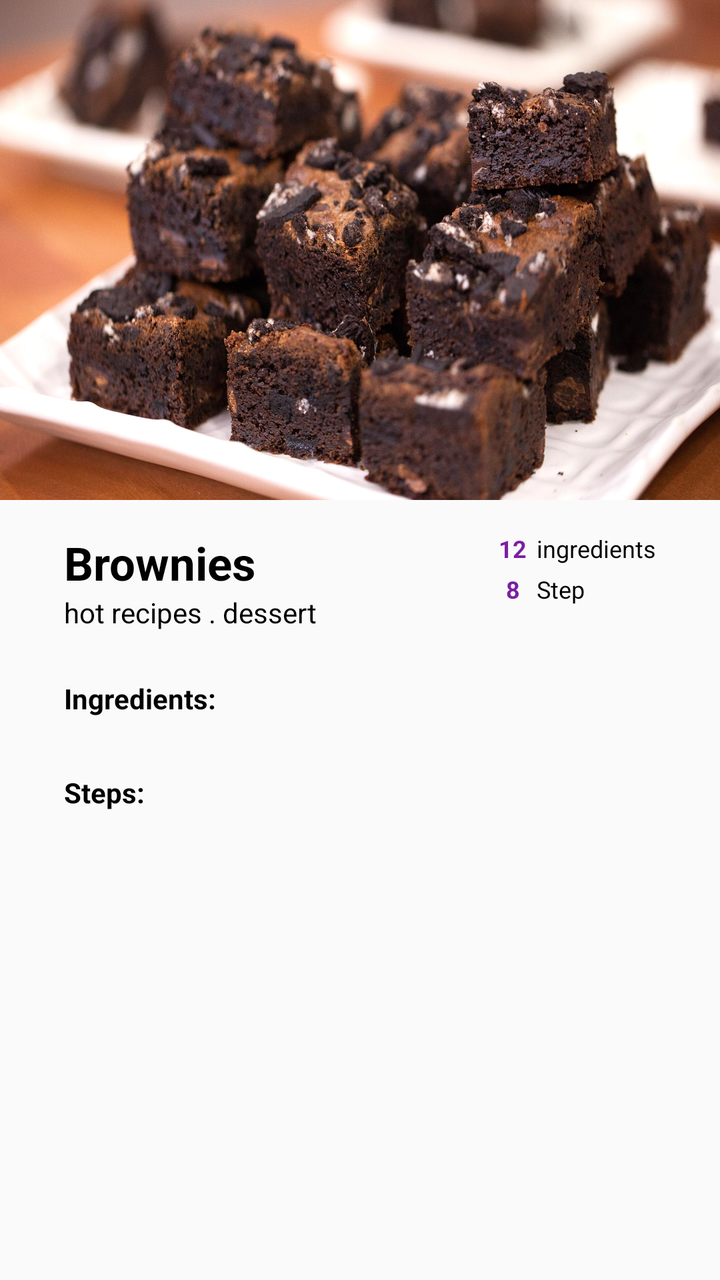
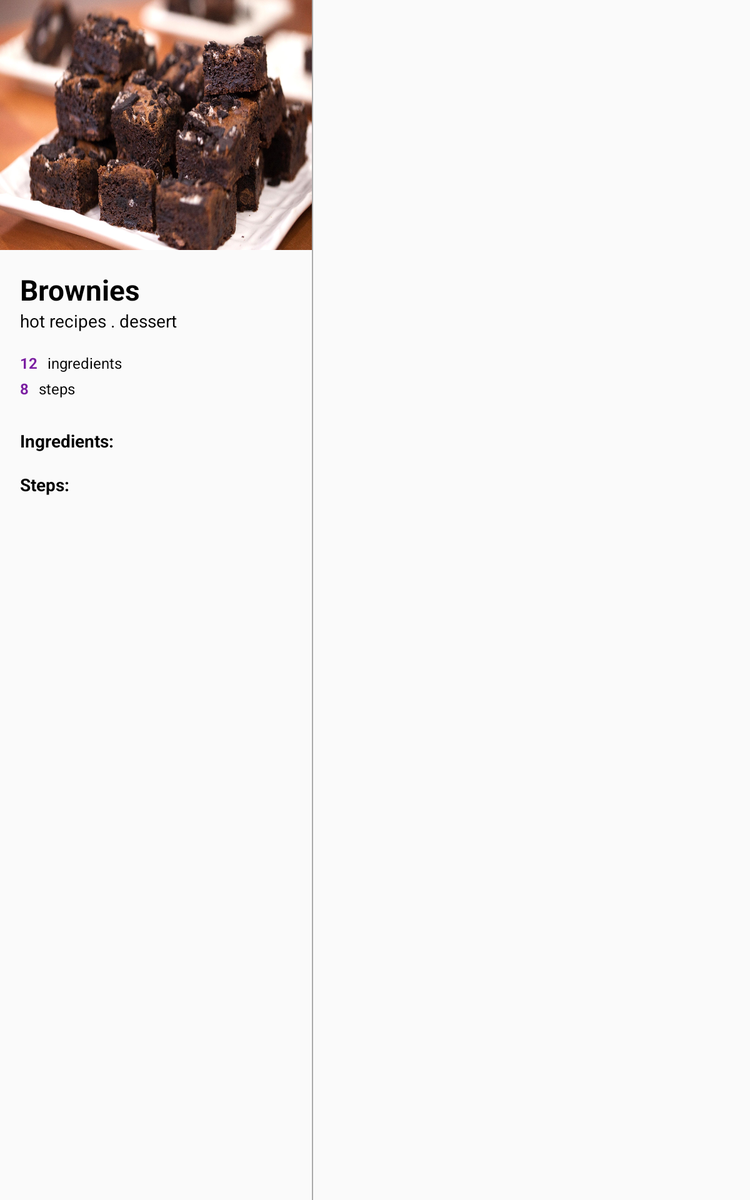

The same Android screen from two of the app's own layout files: first res/layout/ as a phone draws it, then the repository's variant for another configuration, drawn on a device whose configuration selects that folder. Both files follow.
<!-- AndroidManifest.xml: application theme AppTheme -->
<!-- res/layout/activity_details.xml -->
<?xml version="1.0" encoding="utf-8"?>
<ScrollView xmlns:android="http://schemas.android.com/apk/res/android"
    xmlns:app="http://schemas.android.com/apk/res-auto"
    xmlns:tools="http://schemas.android.com/tools"
    android:id="@+id/scroll_view"
    android:layout_width="match_parent"
    android:layout_height="match_parent">

    
    <androidx.constraintlayout.widget.ConstraintLayout
        android:layout_width="match_parent"
        android:layout_height="wrap_content"
        tools:context=".ui.details.DetailsActivity">


        
        <androidx.recyclerview.widget.RecyclerView
            android:id="@+id/recycler_view_steps"
            android:layout_width="match_parent"
            android:layout_height="wrap_content"
            android:layout_marginTop="4dp"
            android:paddingBottom="32dp"
            app:layout_constraintEnd_toEndOf="parent"
            app:layout_constraintHorizontal_bias="0.0"
            app:layout_constraintStart_toStartOf="parent"
            app:layout_constraintTop_toBottomOf="@+id/tv_step_label" />


        
        <TextView
            android:id="@+id/tv_step_label"
            style="@style/LabelRecyclerView"
            android:text="@string/steps_label"
            app:layout_constraintStart_toStartOf="parent"
            app:layout_constraintTop_toBottomOf="@+id/recycler_view_ingredient" />


        
        <ImageView
            android:id="@+id/image"
            android:layout_width="match_parent"
            android:layout_height="250dp"
            android:contentDescription="@string/recipe_image"
            android:scaleType="fitXY"
            app:layout_constraintEnd_toEndOf="parent"
            app:layout_constraintStart_toStartOf="parent"
            app:layout_constraintTop_toTopOf="parent"
            tools:src="@drawable/brown" />


        
        <androidx.recyclerview.widget.RecyclerView
            android:id="@+id/recycler_view_ingredient"
            android:layout_width="match_parent"
            android:layout_height="wrap_content"
            android:layout_marginTop="4dp"
            app:layout_constraintEnd_toEndOf="parent"
            app:layout_constraintHorizontal_bias="0.0"
            app:layout_constraintStart_toStartOf="parent"
            app:layout_constraintTop_toBottomOf="@+id/tv_ingredient_label" />


        
        <TextView
            android:id="@+id/tv_ingredient_label"
            style="@style/LabelRecyclerView"
            android:text="@string/ingredients_label"
            app:layout_constraintStart_toStartOf="parent"
            app:layout_constraintTop_toBottomOf="@+id/tv_sub_name" />


        
        <TextView
            android:id="@+id/tv_recipe_name"
            android:layout_width="wrap_content"
            android:layout_height="wrap_content"
            android:layout_marginStart="32dp"
            android:layout_marginTop="16dp"
            android:textColor="@color/black"
            android:textSize="23sp"
            android:textStyle="bold"
            app:layout_constraintStart_toStartOf="parent"
            app:layout_constraintTop_toBottomOf="@+id/image"
            tools:text="Brownies" />


        
        <TextView
            android:id="@+id/tv_sub_name"
            android:layout_width="wrap_content"
            android:layout_height="wrap_content"
            android:layout_marginStart="32dp"
            android:text="@string/hot_recipes_dessert"
            android:textColor="@color/black"
            app:layout_constraintStart_toStartOf="parent"
            app:layout_constraintTop_toBottomOf="@+id/tv_recipe_name" />


        
        <TextView
            android:id="@+id/tv_num_ingred"
            style="@style/NumbersStepsIngredients"
            android:layout_marginTop="16dp"
            android:layout_marginEnd="5dp"
            app:layout_constraintEnd_toStartOf="@+id/textView5"
            app:layout_constraintTop_toBottomOf="@+id/image"
            tools:text="12" />


        
        <TextView
            android:id="@+id/tv_num_steps"
            style="@style/NumbersStepsIngredients"
            android:layout_marginTop="4dp"
            app:layout_constraintEnd_toEndOf="@+id/tv_num_ingred"
            app:layout_constraintStart_toStartOf="@+id/tv_num_ingred"
            app:layout_constraintTop_toBottomOf="@+id/tv_num_ingred"
            tools:text="8" />


        
        <TextView
            android:id="@+id/textView5"
            style="@style/MiniLabels"
            android:layout_marginTop="16dp"
            android:layout_marginEnd="32dp"
            android:text="@string/ingredient"
            app:layout_constraintEnd_toEndOf="parent"
            app:layout_constraintTop_toBottomOf="@+id/image" />


        
        <TextView
            android:id="@+id/textView7"
            style="@style/MiniLabels"
            android:text="@string/step"
            app:layout_constraintBottom_toBottomOf="@+id/tv_num_steps"
            app:layout_constraintStart_toStartOf="@+id/textView5"
            app:layout_constraintTop_toTopOf="@+id/tv_num_steps" />


        
        <ImageButton
            android:id="@+id/iv_back"
            style="@style/Widget.AppCompat.Button.Borderless"
            android:layout_width="wrap_content"
            android:layout_height="wrap_content"
            android:contentDescription="@string/back_button"
            android:elevation="8dp"
            app:layout_constraintStart_toStartOf="parent"
            app:layout_constraintTop_toTopOf="parent"
            app:srcCompat="@drawable/baseline_arrow_back_white_48" />


    </androidx.constraintlayout.widget.ConstraintLayout>
</ScrollView>
<!-- resources referenced by this layout -->
<resources>
  <color name="black">#000</color>
  <!-- drawable brown: jpg bitmap (drawable-hdpi, 215481 bytes) -->
  <string name="back_button">Back button</string>
  <string name="hot_recipes_dessert">hot recipes . dessert</string>
  <string name="ingredient">ingredients</string>
  <string name="ingredients_label">Ingredients:</string>
  <string name="recipe_image">recipe image</string>
  <string name="step">Step</string>
  <string name="steps_label">Steps:</string>
  <style name="LabelRecyclerView">
          <item name="android:layout_height">wrap_content</item>
          <item name="android:layout_width">wrap_content</item>
          <item name="android:layout_marginStart">32dp</item>
          <item name="android:layout_marginTop">24dp</item>
          <item name="android:textColor">@color/black</item>
          <item name="android:textStyle">bold</item>
      </style>
  <style name="MiniLabels">
          <item name="android:layout_height">wrap_content</item>
          <item name="android:layout_width">wrap_content</item>
          <item name="android:textSize">12sp</item>
          <item name="android:textColor">@color/black</item>
      </style>
  <style name="NumbersStepsIngredients" parent="MiniLabels">
          <item name="android:textColor">@color/colorAccent</item>
          <item name="android:textStyle">bold</item>
      </style>
  <style name="AppTheme" parent="Theme.AppCompat.Light.DarkActionBar">
          
          <item name="colorPrimary">@color/colorPrimary</item>
          <item name="colorPrimaryDark">@color/colorPrimaryDark</item>
          <item name="colorAccent">@color/colorAccent</item>
      </style>
  <color name="colorAccent">#7B1FA2</color>
  <color name="colorPrimary">#7B1FA2</color>
  <color name="colorPrimaryDark">#7B1FA2</color>
</resources>
<!-- res/layout-sw600dp/activity_details.xml (the repository's variant of the layout above) -->
<!-- drawn on a 7-inch tablet held upright -->
<?xml version="1.0" encoding="utf-8"?>
<LinearLayout xmlns:android="http://schemas.android.com/apk/res/android"
    xmlns:app="http://schemas.android.com/apk/res-auto"
    xmlns:tools="http://schemas.android.com/tools"
    android:layout_width="match_parent"
    android:layout_height="match_parent"
    android:orientation="horizontal">

    <RelativeLayout
        android:id="@+id/container"
        android:layout_width="0dp"
        android:layout_height="match_parent"
        android:layout_weight="5">


        
        <ImageView
            android:id="@+id/iv_back"
            android:layout_width="wrap_content"
            android:layout_height="wrap_content"
            android:layout_marginStart="16dp"
            android:layout_marginTop="16dp"
            android:contentDescription="@string/back_button"
            android:elevation="8dp"
            app:srcCompat="@drawable/baseline_arrow_back_white_48" />


        
        <ImageView
            android:id="@+id/image"
            android:layout_width="match_parent"
            android:layout_height="200dp"
            android:contentDescription="@string/recipe_image"
            android:scaleType="fitXY"
            tools:src="@drawable/brown" />


        
        <TextView
            android:id="@+id/tv_recipe_name"
            android:layout_width="wrap_content"
            android:layout_height="wrap_content"
            android:layout_below="@id/image"
            android:layout_marginStart="16dp"
            android:layout_marginTop="16dp"
            android:textColor="@color/black"
            android:textSize="23sp"
            android:textStyle="bold"
            tools:text="Brownies" />


        
        <TextView
            android:id="@+id/tv_sub_name"
            android:layout_width="wrap_content"
            android:layout_height="wrap_content"
            android:layout_below="@id/tv_recipe_name"
            android:layout_marginStart="16dp"
            android:text="@string/hot_recipes_dessert"
            android:textColor="@color/black" />


        
        <TextView
            android:id="@+id/tv_num_ingred"
            android:layout_width="wrap_content"
            android:layout_height="wrap_content"
            android:layout_below="@id/tv_sub_name"
            android:layout_marginStart="16dp"
            android:layout_marginTop="16dp"
            android:textColor="@color/colorAccent"
            android:textSize="12sp"
            android:textStyle="bold"
            tools:text="12" />


        
        <TextView
            android:id="@+id/textView5"
            android:layout_width="wrap_content"
            android:layout_height="wrap_content"
            android:layout_below="@id/tv_sub_name"
            android:layout_marginStart="8dp"
            android:layout_marginTop="16dp"
            android:layout_toEndOf="@id/tv_num_ingred"
            android:text="@string/ingredient"
            android:textColor="@color/black"
            android:textSize="12sp" />


        
        <TextView
            android:id="@+id/tv_num_steps"
            android:layout_width="wrap_content"
            android:layout_height="wrap_content"
            android:layout_below="@id/tv_num_ingred"
            android:layout_marginStart="16dp"
            android:layout_marginTop="4dp"
            android:textColor="@color/colorAccent"
            android:textSize="12sp"
            android:textStyle="bold"
            tools:text="8" />


        
        <TextView
            android:id="@+id/textView7"
            android:layout_width="wrap_content"
            android:layout_height="wrap_content"
            android:layout_below="@id/textView5"
            android:layout_marginStart="8dp"
            android:layout_marginTop="4dp"
            android:layout_toEndOf="@id/tv_num_steps"
            android:text="@string/steps"
            android:textColor="@color/black"
            android:textSize="12sp" />


        
        <Button
            android:id="@+id/btn_show_hide"
            android:layout_width="200dp"
            android:layout_height="wrap_content"
            android:layout_below="@id/textView5"
            android:layout_alignParentEnd="true"
            android:layout_marginEnd="16dp"
            android:background="@color/headers"
            android:text="@string/show_ingredients"
            android:textColor="@color/white"
            android:textSize="18sp"
            android:textStyle="bold"
            android:visibility="gone" />


        
        <TextView
            android:id="@+id/tv_ingredient_label"
            android:layout_width="wrap_content"
            android:layout_height="wrap_content"
            android:layout_below="@id/textView7"
            android:layout_marginStart="16dp"
            android:layout_marginTop="24dp"
            android:text="@string/ingredients_label"
            android:textColor="@color/black"
            android:textStyle="bold" />


        
        <androidx.recyclerview.widget.RecyclerView
            android:id="@+id/recycler_view_ingredient"
            android:layout_width="match_parent"
            android:layout_height="wrap_content"
            android:layout_below="@+id/tv_ingredient_label"
            android:layout_marginStart="8dp"
            android:layout_marginTop="8dp"
            android:layout_marginEnd="8dp" />


        
        <TextView
            android:id="@+id/tv_step_label"
            android:layout_width="wrap_content"
            android:layout_height="wrap_content"
            android:layout_below="@+id/recycler_view_ingredient"
            android:layout_marginStart="16dp"
            android:layout_marginTop="8dp"
            android:text="@string/steps_label"
            android:textColor="@color/black"
            android:textStyle="bold" />


        
        <androidx.recyclerview.widget.RecyclerView
            android:id="@+id/recycler_view_steps"
            android:layout_width="match_parent"
            android:layout_height="wrap_content"
            android:layout_below="@+id/tv_step_label"
            android:layout_marginStart="16dp"
            android:layout_marginTop="16dp"
            android:layout_marginEnd="16dp"
            android:paddingBottom="32dp" />


    </RelativeLayout>

    
    <View
        android:layout_width="1dp"
        android:layout_height="wrap_content"
        android:background="@android:color/darker_gray" />

    
    <FrameLayout
        android:id="@+id/detailContainer"
        android:layout_width="0dp"
        android:layout_height="match_parent"
        android:layout_weight="7">

    </FrameLayout>

</LinearLayout>
<!-- resources referenced by the variant -->
<!-- as a 7-inch tablet held upright resolves them -->
<resources>
  <color name="black">#000</color>
  <color name="colorAccent">#7B1FA2</color>
  <color name="headers">#AB47BC</color>
  <color name="white">#fff</color>
  <!-- drawable brown: jpg bitmap (drawable-hdpi, 215481 bytes) -->
  <string name="back_button">Back button</string>
  <string name="hot_recipes_dessert">hot recipes . dessert</string>
  <string name="ingredient">ingredients</string>
  <string name="ingredients_label">Ingredients:</string>
  <string name="recipe_image">recipe image</string>
  <string name="show_ingredients">Show Ingredients</string>
  <string name="steps">steps</string>
  <string name="steps_label">Steps:</string>
  <style name="AppTheme" parent="Theme.AppCompat.Light.DarkActionBar">
          
          <item name="colorPrimary">@color/colorPrimary</item>
          <item name="colorPrimaryDark">@color/colorPrimaryDark</item>
          <item name="colorAccent">@color/colorAccent</item>
      </style>
  <color name="colorPrimary">#7B1FA2</color>
  <color name="colorPrimaryDark">#7B1FA2</color>
</resources>
